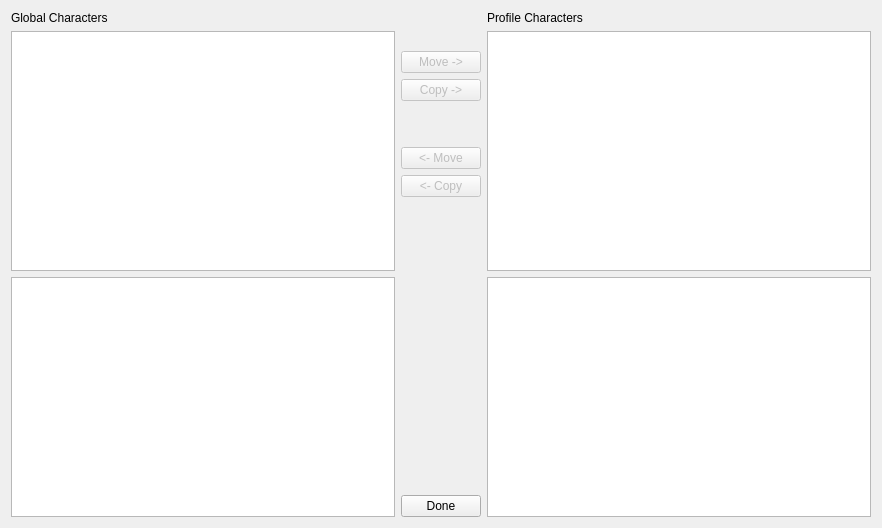
<?xml version="1.0" encoding="UTF-8"?>
<ui version="4.0">
 <class>TransferSavesDialog</class>
 <widget class="QDialog" name="TransferSavesDialog">
  <property name="geometry">
   <rect>
    <x>0</x>
    <y>0</y>
    <width>882</width>
    <height>528</height>
   </rect>
  </property>
  <property name="windowTitle">
   <string>Transfer Savegames</string>
  </property>
  <layout class="QHBoxLayout" name="horizontalLayout">
   <item>
    <layout class="QVBoxLayout" name="verticalLayout">
     <item>
      <widget class="QLabel" name="label">
       <property name="text">
        <string>Global Characters</string>
       </property>
      </widget>
     </item>
     <item>
      <widget class="QListWidget" name="globalCharacterList">
       <property name="toolTip">
        <string>This is a list of characters in the global location.</string>
       </property>
       <property name="whatsThis">
        <string>This is a list of characters in the global location.

On Windows Vista/Windows 7:
  C:\Users\[UserName]\Documents\My Games\Skyrim\Saves

On Windows XP:
  C:\Documents and Settings\[UserName]\My Documents\My Games\Skyrim\Saves
</string>
       </property>
      </widget>
     </item>
     <item>
      <widget class="QListWidget" name="globalSavesList">
       <property name="whatsThis">
        <string>This is a list of save games for the selected character in the global location.

On Windows Vista/Windows 7:
  C:\Users\[UserName]\Documents\My Games\Skyrim\Saves

On Windows XP:
  C:\Documents and Settings[UserName]\My Documents\My Games\Skyrim\Saves

</string>
       </property>
       <property name="selectionMode">
        <enum>QAbstractItemView::NoSelection</enum>
       </property>
      </widget>
     </item>
    </layout>
   </item>
   <item>
    <layout class="QVBoxLayout" name="verticalLayout_3">
     <item>
      <spacer name="verticalSpacer_2">
       <property name="orientation">
        <enum>Qt::Vertical</enum>
       </property>
       <property name="sizeType">
        <enum>QSizePolicy::Minimum</enum>
       </property>
       <property name="sizeHint" stdset="0">
        <size>
         <width>20</width>
         <height>40</height>
        </size>
       </property>
      </spacer>
     </item>
     <item>
      <widget class="QPushButton" name="moveToLocalBtn">
       <property name="enabled">
        <bool>false</bool>
       </property>
       <property name="text">
        <string>Move -&gt;</string>
       </property>
      </widget>
     </item>
     <item>
      <widget class="QPushButton" name="copyToLocalBtn">
       <property name="enabled">
        <bool>false</bool>
       </property>
       <property name="text">
        <string>Copy -&gt;</string>
       </property>
      </widget>
     </item>
     <item>
      <spacer name="verticalSpacer">
       <property name="orientation">
        <enum>Qt::Vertical</enum>
       </property>
       <property name="sizeType">
        <enum>QSizePolicy::Minimum</enum>
       </property>
       <property name="sizeHint" stdset="0">
        <size>
         <width>20</width>
         <height>40</height>
        </size>
       </property>
      </spacer>
     </item>
     <item>
      <widget class="QPushButton" name="moveToGlobalBtn">
       <property name="enabled">
        <bool>false</bool>
       </property>
       <property name="text">
        <string>&lt;- Move</string>
       </property>
      </widget>
     </item>
     <item>
      <widget class="QPushButton" name="copyToGlobalBtn">
       <property name="enabled">
        <bool>false</bool>
       </property>
       <property name="text">
        <string>&lt;- Copy</string>
       </property>
      </widget>
     </item>
     <item>
      <spacer name="verticalSpacer_3">
       <property name="orientation">
        <enum>Qt::Vertical</enum>
       </property>
       <property name="sizeType">
        <enum>QSizePolicy::Expanding</enum>
       </property>
       <property name="sizeHint" stdset="0">
        <size>
         <width>20</width>
         <height>100</height>
        </size>
       </property>
      </spacer>
     </item>
     <item>
      <widget class="QPushButton" name="doneButton">
       <property name="text">
        <string>Done</string>
       </property>
      </widget>
     </item>
    </layout>
   </item>
   <item>
    <layout class="QVBoxLayout" name="verticalLayout_2">
     <item>
      <widget class="QLabel" name="label_2">
       <property name="text">
        <string>Profile Characters</string>
       </property>
      </widget>
     </item>
     <item>
      <widget class="QListWidget" name="localCharacterList"/>
     </item>
     <item>
      <widget class="QListWidget" name="localSavesList">
       <property name="selectionMode">
        <enum>QAbstractItemView::NoSelection</enum>
       </property>
      </widget>
     </item>
    </layout>
   </item>
  </layout>
 </widget>
 <resources/>
 <connections/>
</ui>
